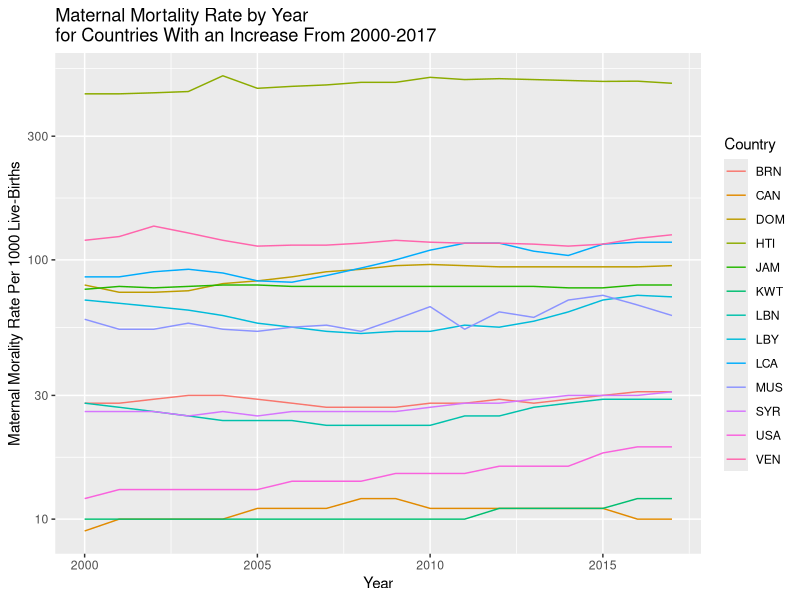

This figure's R source:
##############################################
# Figure 1: Maternal Mortality Increase Trend from 2000-2017
##############################################

# Packages
library(tidyverse)

# Loading Dataset
df <- read_csv("data/processed/final_data.csv")

# Setting up the Total Change from 2000 to 2017
conflict <- df |>
  dplyr::select(iso, year, maternal_mortality) |>
  dplyr::filter(year < 2018) |>
  arrange(iso, year) |>
  group_by(iso) |>
  mutate(total_change = last(maternal_mortality) - first(maternal_mortality))

# Filtering Countries with Positive Trend
conflict2 <- conflict |> filter(total_change > 0)

# Generating Graph
figure01 <- ggplot(conflict2, aes(x = year, y = maternal_mortality, color = iso)) + geom_line() + scale_y_log10() +
  labs(x = "Year", y = "Maternal Morality Rate Per 1000 Live-Births", color = "Country",
title = "Maternal Mortality Rate by Year\nfor Countries With an Increase From 2000-2017")

# Saving Plot
ggsave("figure01_maternal-linegraph.png", plot = figure01, width = 8, height = 5, path = "outputs")
